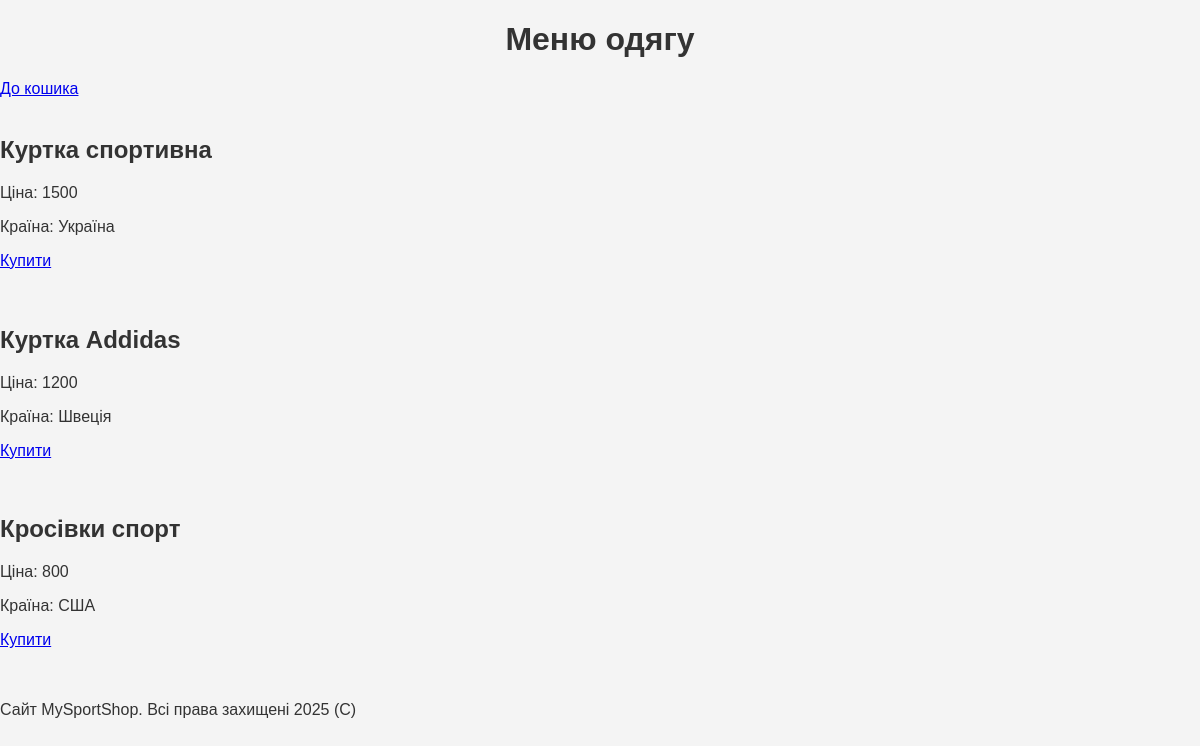
/2/buy/2, run on an earlier commit of the app's database.
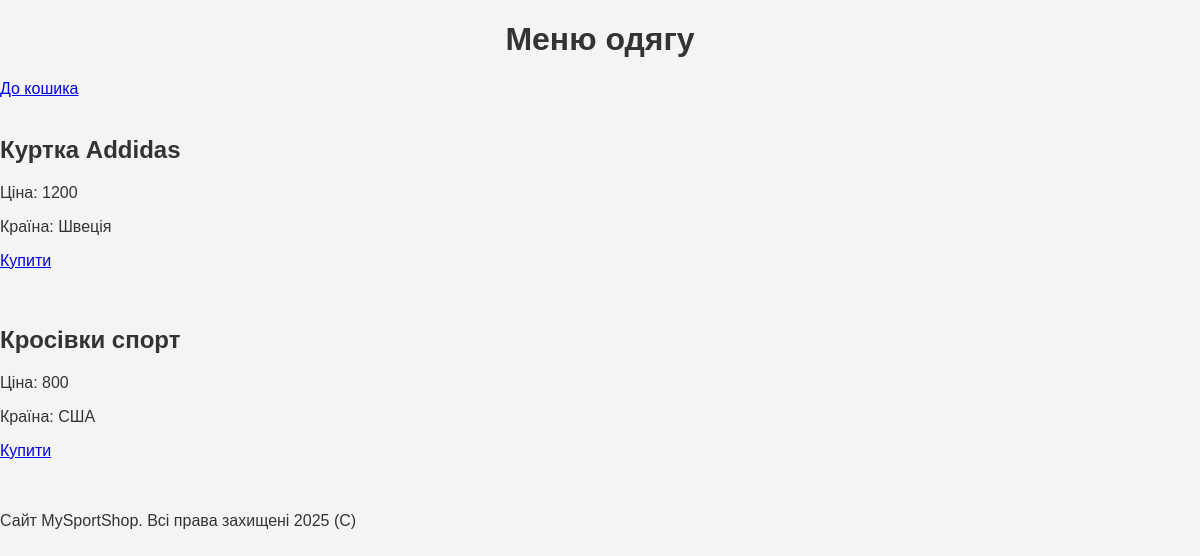
And on a later commit of the database.
### app.py (models this page shows, shortened)
class Product(db.Model):
    id = db.Column(db.Integer, primary_key=True)
    title = db.Column(db.String(30), nullable=False)
    price = db.Column(db.Integer, nullable=False)
    country = db.Column(db.String(30), nullable=False)

### app.py (the view)
@app.route("/<int:c_id>/buy/<int:p_id>")
def buy(c_id, p_id):
    client = Client.query.get_or_404(c_id)
    client.cart += Product.query.get_or_404(p_id).title + " "
    db.session.commit()
    products = Product.query.all()
    return render_template("product_u.html", products=products, id=client.id)

### templates/product_u.html
{% extends 'product_a.html' %}
{% block add %}
    <a href="{{ c_id }}/cart">До кошика</a>
{% endblock %}
{% block product scoped %}
    <div>
        <h2>{{ product.title }}</h2>
        <p>Ціна: {{ product.price }}</p>
        <p>Країна: {{ product.country }}</p>
        <a href="{{ c_id }}/buy/{{ product.id }}">Купити</a>
    </div>
    <br>
{% endblock %}

What changed in the data, as far as the page shows it:
removed Product: title "Куртка спортивна", price "1500", country "Україна"
